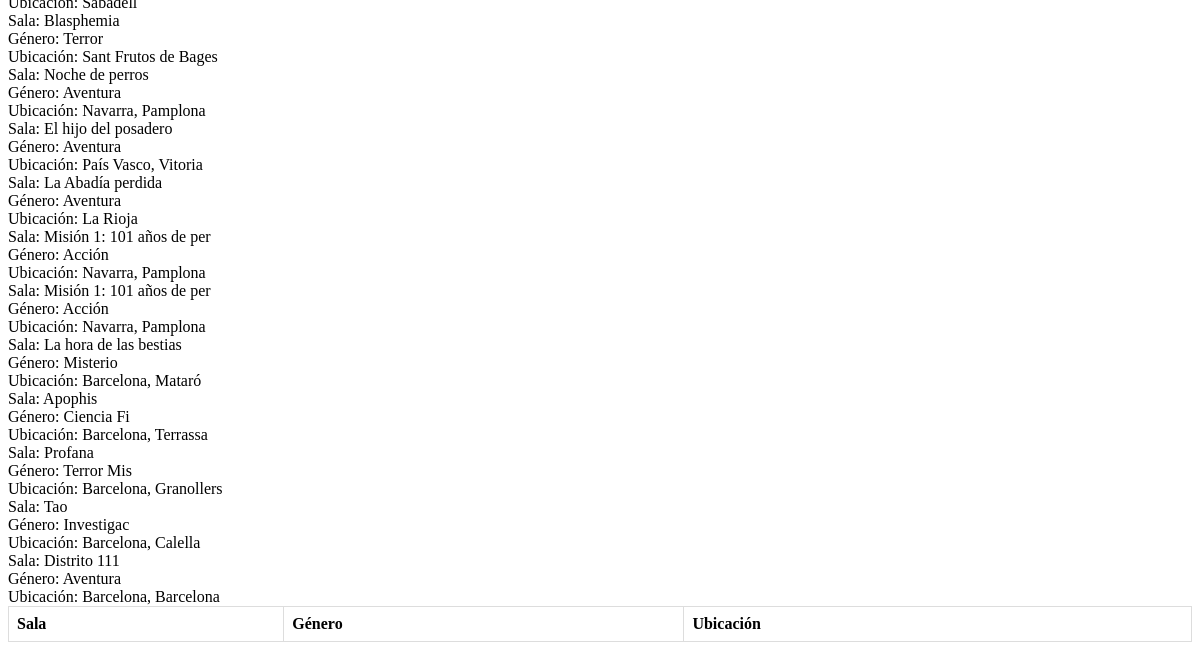
Page /xampp/buscador.php (lower part) on the earlier database version.
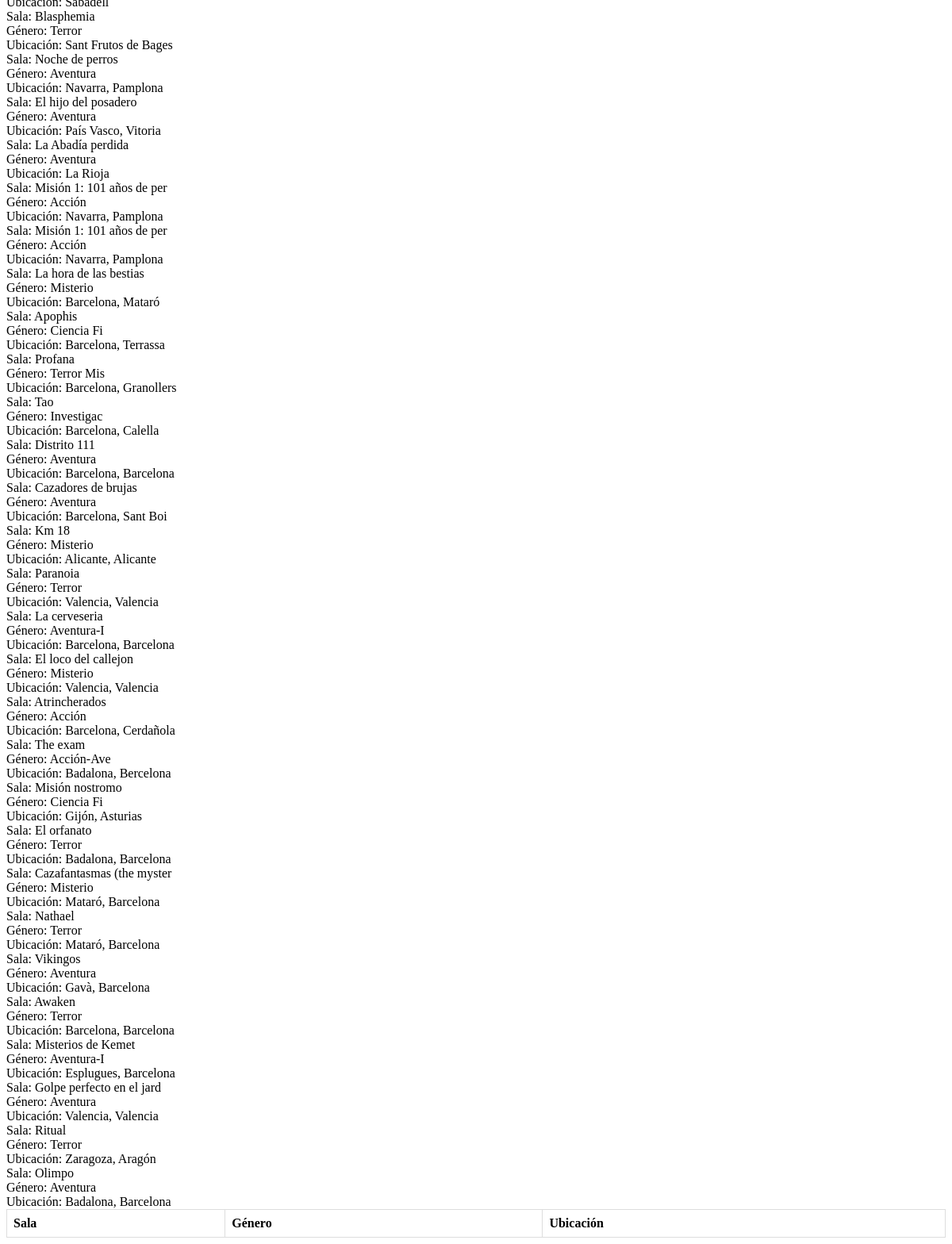
Same page on the later database version.
### tables this page shows
CREATE TABLE `escaperooms` (
  `id_escape` int(11) NOT NULL,
  `empresa` varchar(25) DEFAULT NULL,
  `sala` varchar(25) DEFAULT NULL,
  `ubi` varchar(255) DEFAULT NULL,
  `direc` varchar(255) DEFAULT NULL,
  `genero` varchar(10) DEFAULT NULL,
  `num_jugadores` varchar(25) DEFAULT NULL,
  `tiempo` int(11) DEFAULT NULL,
  `dificult` varchar(25) DEFAULT NULL,
  `edadMin` varchar(25) DEFAULT NULL,
  `nota` int(11) DEFAULT NULL,
  `link` varchar(255) DEFAULT NULL,
  `precio` varchar(25) DEFAULT NULL
);

### xampp/buscador.php (the view, shortened to what this page needs)
<!DOCTYPE html>
<html>
<head>
</head>
<body>
<?php
$conexion = mysqli_connect("localhost", "root","","prueba");
$genero = $_POST['genero'];
$ubi = $_POST['ubi'];
$sql = "SELECT * FROM escaperooms WHERE genero LIKE '%$genero%' AND ubi LIKE '%$ubi%'";
$resultado = mysqli_query($conexion, $sql);
while ($fila = mysqli_fetch_assoc($resultado)) {
    echo "Sala: " . $fila['sala'] . "<br>";
    echo "Género: " . $fila['genero'] . "<br>";
    echo "Ubicación: " . $fila['ubi'] . "<br>";
}
echo "<table>";
echo "<tr><th>Sala</th><th>Género</th><th>Ubicación</th></tr>";
echo "</table>";
?>
</body>

Differences in the rows shown:
added escaperooms: sala "Cazadores de brujas", genero "Aventura", ubi "Barcelona, Sant Boi"
added escaperooms: sala "Km 18", genero "Misterio", ubi "Alicante, Alicante"
added escaperooms: sala "Paranoia", genero "Terror", ubi "Valencia, Valencia"
added escaperooms: sala "La cerveseria", genero "Aventura-I", ubi "Barcelona, Barcelona"
added escaperooms: sala "El loco del callejon", genero "Misterio", ubi "Valencia, Valencia"
added escaperooms: sala "Atrincherados", genero "Acción", ubi "Barcelona, Cerdañola"
added escaperooms: sala "The exam", genero "Acción-Ave", ubi "Badalona, Bercelona"
added escaperooms: sala "Misión nostromo", genero "Ciencia Fi", ubi "Gijón, Asturias"
added escaperooms: sala "El orfanato", genero "Terror", ubi "Badalona, Barcelona"
added escaperooms: sala "Cazafantasmas (the myster", genero "Misterio", ubi "Mataró, Barcelona"
added escaperooms: sala "Nathael", genero "Terror", ubi "Mataró, Barcelona"
added escaperooms: sala "Vikingos", genero "Aventura", ubi "Gavà, Barcelona"
added escaperooms: sala "Awaken", genero "Terror", ubi "Barcelona, Barcelona"
added escaperooms: sala "Misterios de Kemet", genero "Aventura-I", ubi "Esplugues, Barcelona"
added escaperooms: sala "Golpe perfecto en el jard", genero "Aventura", ubi "Valencia, Valencia"
added escaperooms: sala "Ritual", genero "Terror", ubi "Zaragoza, Aragón"
added escaperooms: sala "Olimpo", genero "Aventura", ubi "Badalona, Barcelona"
